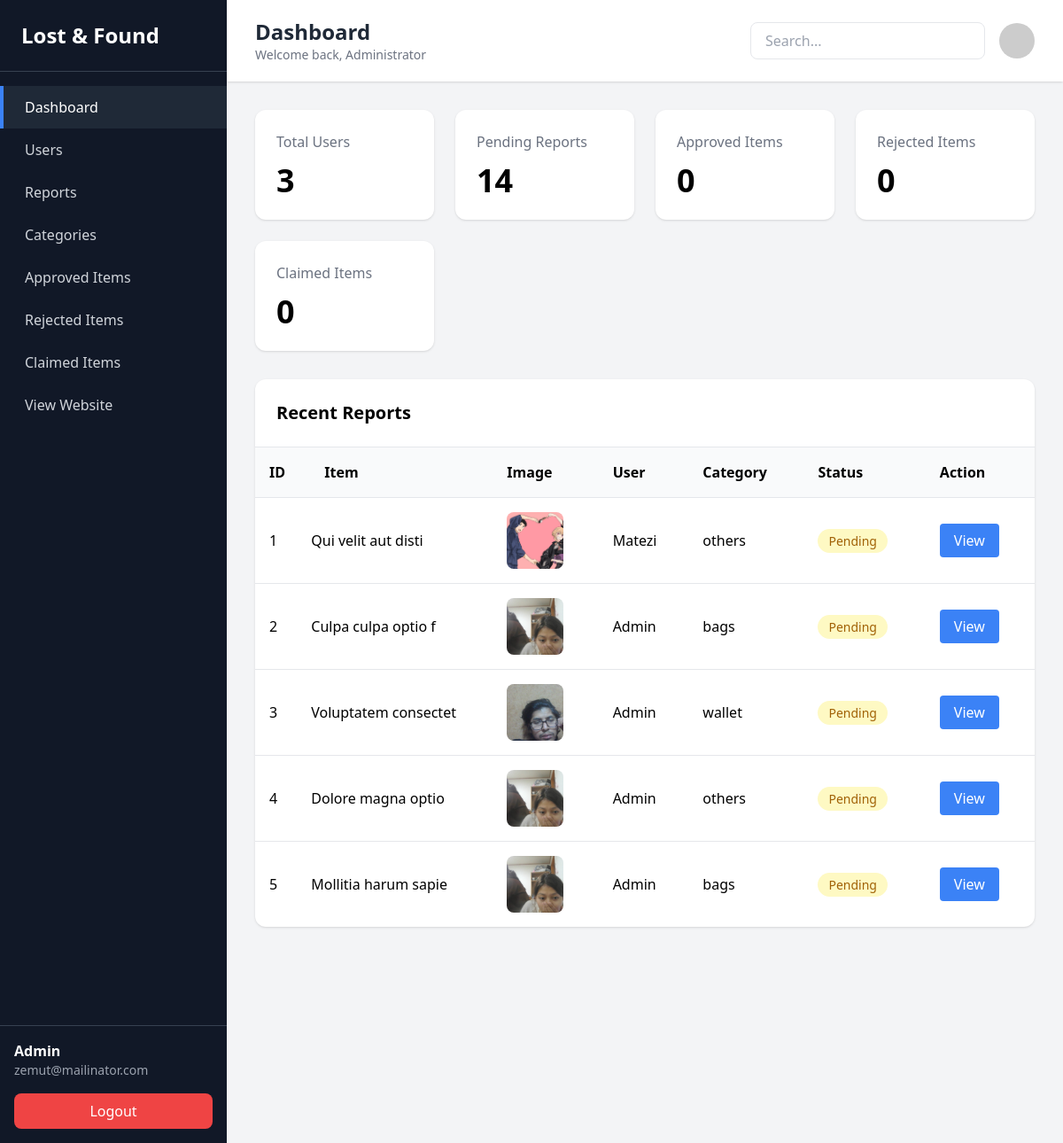
/admin/index.php (signed in), run on the app's committed database.
### tables this page shows
CREATE TABLE `reports` (
  `id` int(11) NOT NULL,
  `user_id` int(11) NOT NULL,
  `category_id` int(11) NOT NULL,
  `report_type` enum('lost','found') NOT NULL,
  `status` enum('pending','approved','rejected') DEFAULT 'pending',
  `title` varchar(255) NOT NULL,
  `description` text NOT NULL,
  `lost_found_date` date NOT NULL,
  `location` varchar(255) DEFAULT NULL,
  `image` varchar(255) DEFAULT NULL,
  `contact` varchar(255) DEFAULT NULL,
  `created_at` timestamp NOT NULL DEFAULT current_timestamp()
);

CREATE TABLE `users` (
  `id` int(11) NOT NULL,
  `username` varchar(50) NOT NULL,
  `email` varchar(100) NOT NULL,
  `password` varchar(255) NOT NULL,
  `profile_image` varchar(255) DEFAULT 'default.png',
  `isAdmin` tinyint(1) NOT NULL DEFAULT 0,
  `isActive` tinyint(1) NOT NULL DEFAULT 1,
  `created_at` timestamp NOT NULL DEFAULT current_timestamp(),
  `updated_at` timestamp NOT NULL DEFAULT current_timestamp() ON UPDATE current_timestamp()
);

CREATE TABLE `category` (
  `id` int(11) NOT NULL,
  `categoryName` varchar(60) NOT NULL
);

### admin/config/database.php (called while the page is built, shortened)
<?php
class Database
{
    private $host = "localhost";
    private $dbname = "lost_and_found";
    private $username = "root";
    private $password = "";
    public function __construct()
    {
        try {
            $this->conn = new PDO(
                "mysql:host={$this->host};dbname={$this->dbname}",
                $this->username,
                $this->password
            );
        } catch (PDOException $e) {
            die("Connection Failed: " . $e->getMessage());
        } catch (Exception $e) {
            die($e->getMessage());
        }
    }
}

### admin/class/dashboard.php (called while the page is built, shortened)
<?php
require_once("config/database.php");
class Dashboard extends Database
{
    public function totalUser()
    {
        $sql = "SELECT COUNT(*) AS total
                FROM users
                WHERE isActive = 1";
        return $this->conn->query($sql)->fetch();
    }
    public function pendingReport()
    {
        $sql = "SELECT COUNT(*) AS pending
                FROM reports
                WHERE status = 'pending'";
        return $this->conn->query($sql)->fetch();
    }
    public function approvedReport()
    {
        $sql = "SELECT COUNT(*) AS approved
                FROM reports
                WHERE status = 'approved'";
        return $this->conn->query($sql)->fetch();
    }
    public function rejectedReport()
    {
        $sql = "SELECT COUNT(*) AS rejected
                FROM reports
                WHERE status = 'rejected'";
        return $this->conn->query($sql)->fetch();
    }
    public function claimedReport()
    {
        $sql = "SELECT COUNT(*) AS claimed
                FROM reports
                WHERE status = 'claimed'";
        return $this->conn->query($sql)->fetch();
    }
}?>

### admin/class/reports.php (called while the page is built, shortened)
<?php require_once("config/database.php");
class Report extends Database
{
    public function RecentReports(int $limit = 5)
    {
        $sql = "
            SELECT reports.*, users.username,category.categoryName
            FROM reports
            LEFT JOIN users
                ON reports.user_id = users.id
            LEFT JOIN category on reports.category_id=category.id
            ORDER BY reports.created_at DESC
            LIMIT $limit
        ";
        $query = $this->conn->query($sql);
        return $query->fetchAll();
    }
}

### admin/index.php (the view, shortened to what this page needs)
<?php
require_once "class/Dashboard.php";
require_once "class/Reports.php";
try {
    $dashboard = new Dashboard();
    $report = new Report();
    $result = $dashboard->totalUser();
    $pendingCount = $dashboard->pendingReport();
    $approvedCount = $dashboard->approvedReport();
    $rejectedCount = $dashboard->rejectedReport();
    $claimedCount = $dashboard->claimedReport();
    $recentReports = $report->RecentReports();
} catch (\Throwable $th) {
    echo $th->getMessage();
}
require_once "includes/header.php";
?>
<div class="flex-1 flex flex-col">
    <header class="bg-white shadow">
        <div class="px-8 py-5 flex justify-between items-center">
            <div>
                <h2 class="text-2xl font-bold text-gray-800">
                    Dashboard
                </h2>
                <p class="text-sm text-gray-500">
                    Welcome back, Administrator
                </p>
            </div>
            <div class="flex items-center gap-4">
                <input type="text" placeholder="Search..."
                    class="border rounded-lg px-4 py-2 focus:outline-none focus:ring-2 focus:ring-blue-500">
                <img src="https://via.placeholder.com/40" class="rounded-full" alt="Admin">
            </div>
        </div>
    </header>
    <main class="flex-1 p-8">
        <div class="grid grid-cols-1 md:grid-cols-2 lg:grid-cols-4 gap-6 mb-8">
            <div class="bg-white rounded-xl shadow p-6">
                <h3 class="text-gray-500">
                    Total Users
                </h3>
                <p class="text-4xl font-bold mt-3">
                    <?= $result['total'] ?>
                </p>
            </div>
            <div class="bg-white rounded-xl shadow p-6">
                <h3 class="text-gray-500">
                    Pending Reports
                </h3>
                <p class="text-4xl font-bold mt-3">
                    <?= $pendingCount['pending'] ?>
                </p>
            </div>
            <div class="bg-white rounded-xl shadow p-6">
                <h3 class="text-gray-500">
                    Approved Items
                </h3>
                <p class="text-4xl font-bold mt-3">
                    <?= $approvedCount['approved'] ?>
                </p>
            </div>
            <div class="bg-white rounded-xl shadow p-6">
                <h3 class="text-gray-500">
                    Rejected Items
                </h3>
                <p class="text-4xl font-bold mt-3">
                    <?= $rejectedCount['rejected'] ?>
                </p>
            </div>
            <div class="bg-white rounded-xl shadow p-6">
                <h3 class="text-gray-500">
                    Claimed Items
                </h3>
                <p class="text-4xl font-bold mt-3">
                    <?= $claimedCount['claimed'] ?>
                </p>
            </div>
        </div>
        <div class="bg-white rounded-xl shadow">
            <div class="p-6 border-b">
                <h2 class="text-xl font-semibold">
                    Recent Reports
                </h2>
            </div>
            <div class="overflow-x-auto">
                <table class="w-full">
                    <thead class="bg-gray-50">
                        <tr>
                            <th class="text-left p-4">ID</th>
                            <th class="text-left p-4">Item</th>
                            <th class="text-left p-4">Image</th>
                            <th class="text-left p-4">User</th>
                            <th class="text-left p-4">Category</th>
                            <th class="text-left p-4">Status</th>
                            <th class="text-left p-4">Action</th>
                        </tr>
                    </thead>
                    <tbody>
                        <?php foreach ($recentReports as $key => $row): ?>
                            <tr class="border-t hover:bg-gray-50">
                                <td class="p-4">
                                    <?= $key + 1; ?>
                                </td>
                                <td>
                                    <?= strlen($row['title']) > 20
                                        ? substr($row['title'], 0, 20) . '...'
                                        : $row['title']; ?>
                                </td>
                                <td class="p-4">
                                    <img src="<?= UPLOADS . '/' . htmlspecialchars($row['image']); ?>"
                                        alt="<?= htmlspecialchars($row['title']); ?>"
                                        class="w-16 h-16 object-cover rounded-lg">
                                </td>
                                <td class="p-4">
                                    <?= ucfirst(htmlspecialchars($row['username'])); ?>
                                </td>
                                <td class="p-4">
                                    <?= (htmlspecialchars($row['categoryName'])); ?>
                                </td>
                                <td class="p-4">
                                    <?php if ($row['status'] === 'pending'): ?>
                                        <span class="bg-yellow-100 text-yellow-700 px-3 py-1 rounded-full text-sm">
                                            Pending
                                        </span>
                                    <?php elseif ($row['status'] === 'approved'): ?>
                                        <span class="bg-green-100 text-green-700 px-3 py-1 rounded-full text-sm">
                                            Approved
                                        </span>
                                    <?php elseif ($row['status'] === 'rejected'): ?>
                                        <span class="bg-red-100 text-red-700 px-3 py-1 rounded-full text-sm">
                                            Rejected
                                        </span>
                                    <?php else: ?>
                                        <span class="bg-blue-100 text-blue-700 px-3 py-1 rounded-full text-sm">
                                            Claimed
                                        </span>
                                    <?php endif; ?>
                                </td>
                                <td class="p-4">
                                    <a href="single.php?id=<?= $row['id']; ?>"
                                        class="bg-blue-500 hover:bg-blue-600 text-white px-4 py-2 rounded">
                                        View
                                    </a>
                                </td>
                            </tr>
                        <?php endforeach; ?>
                    </tbody>
                </table>
            </div>
        </div>
</div>
<?php require_once "includes/footer.php" ?>

### admin/includes/header.php (shortened to what this page needs)
<?php
$currentPage = basename($_SERVER['PHP_SELF']);
function adminNavClass(string $page, string $currentPage): string
{
    $base = "block px-6 py-3 hover:bg-gray-800 border-l-4 transition";
    return $page === $currentPage
        ? $base . " bg-gray-800 border-blue-500 text-white"
        : $base . " border-transparent text-gray-300";
}
?>
<!DOCTYPE html>
<html lang="en">
<head>
    <script src="https://cdn.tailwindcss.com"></script>
</head>
<body class="bg-gray-100">
    <div class="flex min-h-screen">
        <aside class="w-64 bg-gray-900 text-white flex flex-col">
            <div class="p-6 border-b border-gray-700">
                <h1 class="text-2xl font-bold">
                    Lost & Found
                </h1>
            </div>
            <nav class="flex-1 py-4">
                <a href="index.php" class="<?= adminNavClass('index.php', $currentPage) ?>">
                    Dashboard
                </a>
                <a href="user.php" class="<?= adminNavClass('user.php', $currentPage) ?>">
                    Users
                </a>
                <a href="reports.php" class="<?= adminNavClass('reports.php', $currentPage) ?>">
                    Reports
                </a>
                <a href="category.php" class="<?= adminNavClass('category.php', $currentPage) ?>">
                    Categories
                </a>
                <a href="approved.php" class="<?= adminNavClass('approved.php', $currentPage) ?>">
                    Approved Items
                </a>
                <a href="rejected.php" class="<?= adminNavClass('rejected.php', $currentPage) ?>">
                    Rejected Items
                </a>
                <a href="claim.php" class="<?= adminNavClass('claim.php', $currentPage) ?>">
                    Claimed Items
                </a>
                <a href="../index.php" class="block px-6 py-3 hover:bg-gray-800 border-l-4 border-transparent text-gray-300 transition">
                    View Website
                </a>
            </nav>
            <div class="border-t border-gray-700 p-4">
                <div class="mb-4">
                    <p class="font-semibold">
                        Admin
                    </p>
                    <p class="text-sm text-gray-400">
                        <?= $_SESSION['user']['email']?>
                    </p>
                </div>
                <a href="../logout.php" class="block text-center bg-red-500 hover:bg-red-600 py-2 rounded-lg">
                    Logout
                </a>
            </div>
        </aside>

### admin/includes/footer.php (shortened to what this page needs)
</div>
</body>
</html>

### data on the page
reports: title "Qui velit aut disti", image (picture), user.username "Matezi", category.categoryName "others", status "Pending"
reports: title "Culpa culpa optio f", image (picture), user.username "Admin", category.categoryName "bags", status "Pending"
reports: title "Voluptatem consectet", image (picture), user.username "Admin", category.categoryName "wallet", status "Pending"
reports: title "Dolore magna optio", image (picture), user.username "Admin", category.categoryName "others", status "Pending"
reports: title "Mollitia harum sapie", image (picture), user.username "Admin", category.categoryName "bags", status "Pending"

### other printed values
$_SESSION['user']['email'] "zemut@mailinator.com"
$result['total'] "3"
$pendingCount['pending'] "14"
$approvedCount['approved'] "0"
$rejectedCount['rejected'] "0"
$claimedCount['claimed'] "0"
